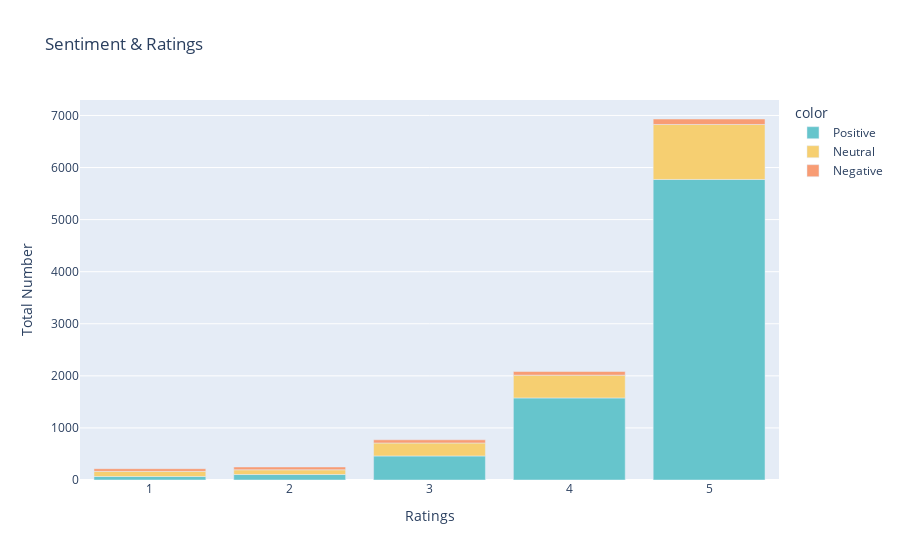

Notebook source saved alongside this figure:
### Code cell
# Preparing data for visualization 
Viz_1 = music_app_review[['rating','Sentiment']].value_counts().rename_axis(['Rating','Sentiment']).reset_index(name='counts')

# Plotting the Bar Graph 
fig = px.bar(x=Viz_1.Rating, y=Viz_1.counts, color=Viz_1.Sentiment,color_discrete_sequence=px.colors.qualitative.Pastel,title="Sentiment & Ratings",labels={'x':'Ratings','y':'Total Number'})
fig.show()

### Figure 1 — Plotly figure (JSON) as saved in the notebook; plotly's stock layout.template omitted (floating-point values rounded to 4 significant figures)
{"data": [{"alignmentgroup": "True", "hovertemplate": "color=Positive<br>Ratings=%{x}<br>Total Number=%{y}<extra></extra>", "legendgroup": "Positive", "marker": {"color": "rgb(102, 197, 204)", "pattern": {"shape": ""}}, "name": "Positive", "offsetgroup": "Positive", "orientation": "v", "showlegend": true, "textposition": "auto", "type": "bar", "x": [5, 4, 3, 2, 1], "xaxis": "x", "y": [5771, 1576, 462, 105, 67], "yaxis": "y"}, {"alignmentgroup": "True", "hovertemplate": "color=Neutral<br>Ratings=%{x}<br>Total Number=%{y}<extra></extra>", "legendgroup": "Neutral", "marker": {"color": "rgb(246, 207, 113)", "pattern": {"shape": ""}}, "name": "Neutral", "offsetgroup": "Neutral", "orientation": "v", "showlegend": true, "textposition": "auto", "type": "bar", "x": [5, 4, 3, 1, 2], "xaxis": "x", "y": [1056, 437, 249, 99, 91], "yaxis": "y"}, {"alignmentgroup": "True", "hovertemplate": "color=Negative<br>Ratings=%{x}<br>Total Number=%{y}<extra></extra>", "legendgroup": "Negative", "marker": {"color": "rgb(248, 156, 116)", "pattern": {"shape": ""}}, "name": "Negative", "offsetgroup": "Negative", "orientation": "v", "showlegend": true, "textposition": "auto", "type": "bar", "x": [5, 4, 3, 2, 1], "xaxis": "x", "y": [105, 70, 61, 54, 51], "yaxis": "y"}], "layout": {"barmode": "relative", "legend": {"title": {"text": "color"}, "tracegroupgap": 0}, "title": {"text": "Sentiment & Ratings"}, "xaxis": {"anchor": "y", "domain": [0, 1], "title": {"text": "Ratings"}}, "yaxis": {"anchor": "x", "domain": [0, 1], "title": {"text": "Total Number"}}}}
